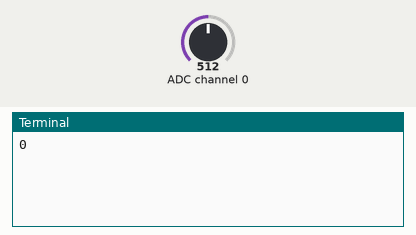
The program below on a simulated Raspberry Pi (BCM pin numbers). On the bench: the last lines printed to the terminal. The test bench sets the inputs (shaded band); at power-on: ADC channel 0 = 512 (analog values on the 0–1023 scale).

Above: at 1.2 s.
1.3 s: ADC channel 0 set to 122
At 5.9 s:
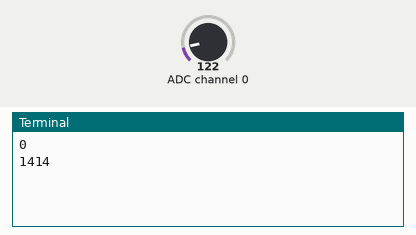
7.3 s: ADC channel 0 set to 0
At 10.9 s:
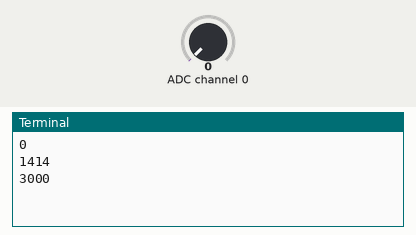
Timing chart, 0 to 12.4 s (numbered marks = the images above; inputs shaded):
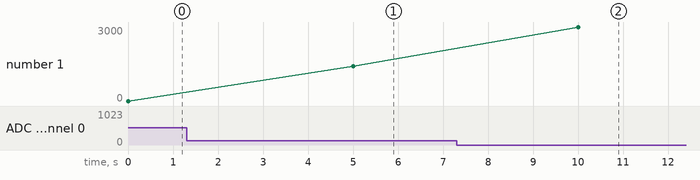

The program:

AD_omvormer.py
```python
import spidev,time # importeer beide modules


spi = spidev.SpiDev() #steek de module in de variabele
spi.open(0,0) # op deze positie open spi
spi.max_speed_hz=1000000 # max Hz is gelijk aan

def readSPI(channel): #
    adc = spi.xfer2([1, (8+channel) <<4,0])
    x = ((adc[1] & 3) <<8) +adc[2]
    y = 3000-13*x
    return(y)

channelLDR = 0 # variabele is gelijk aan 0

while True: # als waar

    licht_intensiteit = readSPI(channelLDR) # lees de waarde naar variabele
    if licht_intensiteit < 0: # als de waarde kleiner is dan 0
        print(0) # print 0
    else: # anders
        print(licht_intensiteit)    #print de licht-waarde


    time.sleep(5) # wacht 5s
```

Measured:
- after the input at 1.3 s, the terminal: prints a new line after 3.7 s (image 1)
- after the input at 7.3 s, the terminal: prints a new line after 2.7 s (image 2)
- plotted number 1: 0 → 1414 after the input at 1.3 s, 1414 → 3000 after the input at 7.3 s
